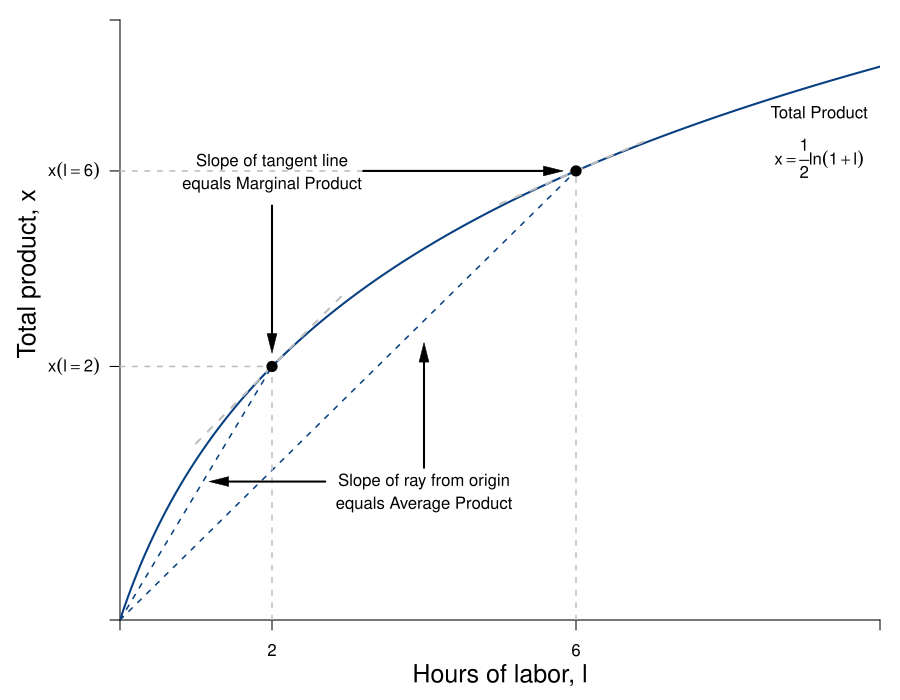

The script that saved this image:
require(shape)
pdf(file = "specprodexch/production_drs.pdf", width = 9, height = 7)

#Set parameters for graphics
axislabelsize <- 1.5
graphlinewidth <- 3
segmentlinewidth <- 2

COL <- c("#7fc97f", "#beaed4", "#fdc086", "#ffff99", "#386cb0", "#f0027f", "#bf5b17", "#666666")
COLA <- c("#99d8c9","#66c2a4","#41ae76", "#238b45", "#005824")
COLB <- c("#4eb3d3", "#2b8cbe", "#0868ac","#084081")

#Edited the margins to cater for the larger LHS labels
par(mar =  c(6, 5, 4, 4))

#Change this to make it log of l 

prodFn <- function(l, k = 0.5) {
  k*log(l + 1)
}

MprodFn <- function(l, k = 0.5) {
  k*(1/(l + 1))
}

AprodFn <- function(l, k = 0.5) {
  (k*log(l + 1))/l
}

Mpline <- function(l, constant = 0.3181472, slope = 0.125){
  constant + slope*l
}

xlims <- c(0, 10)
ylims <- c(0, 1.3)

npts <- 501 
x <- seq(xlims[1], xlims[2], length.out = npts)
y <- seq(ylims[1], ylims[2], length.out = npts) 
a <- c(13, 15, 17)

plot(1, 0, xlim = xlims, ylim = ylims, type = "n",
     xlab = expression(paste("")),
     ylab = expression(paste("")), 
     xaxt = "n", 
     yaxt = "n", 
     cex.lab = axislabelsize, 
     bty = "n",
     xaxs="i", 
     yaxs="i")

# ticksy <- seq(from = 0, to = ylims[2], by = 0.25)
# ylabels <- seq(from = 0, to = ylims[2], by = 0.25)
# ticksx <- seq(from = 0, to = xlims[2], by = 1)
# xlabels <- seq(from = 0, to = xlims[2], by = 1)
ticksy <- c(0, prodFn(l = 2, k = 0.5), prodFn(l = 6, k = 0.5), ylims[2])
ylabels <- c(NA, expression(paste(x(l == 2))), expression(paste(x(l==6))), NA)
ticksx <- c(0, 2, 6, xlims[2])
xlabels <- c(NA, 2, 6, NA)

axis(1, at = ticksx, pos = 0, labels = xlabels)
axis(2, at = ticksy, pos = 0, labels = ylabels, las = 1)

npts <- 500 
xx1 <- seq(xlims[1], xlims[2], length.out = npts)
xx2 <- seq(0, xlims[2], length.out = npts)
xx3 <- seq(1, 3, length.out = npts)
xx4 <- seq(5, 7, length.out = npts)

lines(xx1, prodFn(xx1, k = 0.5), col = COLB[4], lwd = graphlinewidth)
#lines(xx2, MprodFn(xx1, k = 0.5), col = COLA[1], lwd = graphlinewidth)
#lines(xx1, AprodFn(xx1, k = 0.5), col = COLA[2], lwd = graphlinewidth)
lines(xx3, Mpline(xx3, constant = prodFn(l = 2, k = 0.5) - 2*MprodFn(l = 2, k = 0.5), slope = MprodFn(l = 2, k = 0.5)), col = "gray", lty = 2, lwd = graphlinewidth)
lines(xx4, Mpline(xx4, constant = prodFn(l = 6, k = 0.5) - 6*MprodFn(l = 6, k = 0.5), slope = MprodFn(l = 6, k = 0.5)), col = "gray", lty = 2, lwd = graphlinewidth)
#lines(xx1, indiffA1(xx1, uA = 20, rmax = 2.5, xmax = 10), col = COLB[4], lwd = graphlinewidth)



mtext(expression(paste("Hours of Labor, ", l)), side = 1, line = 2.5, cex = axislabelsize)
text(-1.2, 0.75, expression(paste("Total Product, ", x)), xpd = TRUE, cex = axislabelsize, srt = 90) 

#segments(4.11765, 6.17647, 5.88, 8.88, lty = 1, col = COL[2] , lwd = graphlinewidth)
#text(7.3, 3, expression("Pareto Efficient"))
#text(7.3, 2.5, expression("Curve"))
#Arrows(7.3, 3.5, 7.3, 6.1, col = "black", lty = 1, lwd = 2, arr.type = "triangle", arr.lwd = 0.5)

segments(0, prodFn(l = 6, k = 0.5), 6, prodFn(l = 6, k = 0.5), lty = 2, col = "gray" , lwd = segmentlinewidth)
segments(6, 0, 6, prodFn(l = 6, k = 0.5), lty = 2, col = "gray" , lwd = segmentlinewidth)
segments(0, 0, 6, prodFn(l = 6, k = 0.5), lty = 2, col = COLB[4] , lwd = segmentlinewidth)
points(6, prodFn(l = 6, k = 0.5), pch = 16, col = "black", cex = 1.5)

segments(0, prodFn(l = 2, k = 0.5), 2, prodFn(l = 2, k = 0.5), lty = 2, col = "gray" , lwd = segmentlinewidth)
segments(2, 0, 2, prodFn(l = 2, k = 0.5), lty = 2, col = "gray" , lwd = segmentlinewidth)
segments(0, 0, 2, prodFn(l = 2, k = 0.5), lty = 2, col = COLB[4] , lwd = segmentlinewidth)
points(2, prodFn(l = 2, k = 0.5), pch = 16, col = "black", cex = 1.5)

#Label the iso-welfare functions for the HG, Aisha
text(9.2, 1.1, expression(paste("Total Product")))
text(9.2, 1, expression(x == frac(1,2)*ln(1 + l)))


#Average Product
text(4, 0.3, expression(paste("Slope of ray from origin")))
text(4, 0.25, expression(paste("equals Average Product")))
Arrows(2.7, 0.3, 1.3, 0.3, col = "black", lty = 1, lwd = 2, arr.type = "triangle", arr.lwd = 0.5)
Arrows(4, 0.33, 4, 0.58, col = "black", lty = 1, lwd = 2, arr.type = "triangle", arr.lwd = 0.5)

#Marginal Product
text(2, prodFn(l = 6, k = 0.5) + 0.02, expression(paste("Slope of tangent line")))
text(2, prodFn(l = 6, k = 0.5) - 0.03, expression(paste("equals Marginal Product")))
Arrows(2, prodFn(l = 6, k = 0.5) - 0.075, 2, prodFn(l = 2, k = 0.5) + 0.05 , col = "black", lty = 1, lwd = 2, arr.type = "triangle", arr.lwd = 0.5)
Arrows(3.2, prodFn(l = 6, k = 0.5), 5.7, prodFn(l = 6, k = 0.5), col = "black", lty = 1, lwd = 2, arr.type = "triangle", arr.lwd = 0.5)



#text(6.6, 8.3, expression(u[4]^A))

#Label the indifference curves for the HG, Betty
# text(7.6, 17, expression(u[1]^B))
# text(6.75, 17, expression(u[2]^B))
# text(6, 17, expression(u[3]^B))
#text(3.4, 6.9, expression(v[4]^B))

#Label mrs function
#text(10, 8, expression(paste(mrs(x,y) == r[max] - frac(r[max], x[max])*x)))
#Arrows(10, 7.5, 10, 5.6, col = "black", lty = 1, lwd = 2, arr.type = "triangle", arr.lwd = 0.5)

#Label satiation
#text(20, 4, expression(paste(x[max] == "Point")))
#text(20, 3, expression(paste("of Satiation")))
#Arrows(20, 2.5, 20, 0.5, col = "black", lty = 1, lwd = 2, arr.type = "triangle", arr.lwd = 0.5)

#Label highest willingness to pay
# text(5, 10.5, expression(paste(r[max] == "Maximum")))
# text(5, 9.5, expression(paste("Willingness to Pay")))
# Arrows(3, 10, 0.5, 10, col = "black", lty = 1, lwd = 2, arr.type = "triangle", arr.lwd = 0.5)


# contour(x, y, 
#         outer(x, y, uA),
#         #labels = c("v1", "v2", "v3"),
#         drawlabels = FALSE,
#         col = COLA[3],
#         #xlab = expression(paste("A's Apples, ", x)),
#         #ylab = expression(paste("A's Oranges, ", y)),
#         #cex.lab = axislabelsize,
#         lwd = graphlinewidth,
#         levels = a, 
#         xaxs="i", 
#         yaxs="i", 
#         add = TRUE)

# segments(0, 6, 6, 6, lty = 2, col = "gray" , lwd = segmentlinewidth)
# segments(6, 0, 6, 6, lty = 2, col = "gray" , lwd = segmentlinewidth)
# points(6, 6, pch = 16, col = "black", cex = 1.5)

# par(new = TRUE)
# 
# #Use the same x and ylims as previously, but with locations switched
# xlims2 <- c(18, 0)
# ylims2 <- c(18, 0)

#Leave the ylab and xlab blank to ensure no axes titles
# plot(0, 0, xlim = xlims2, ylim = ylims2, type = "n",
#      xlab = expression(paste("")),
#      ylab = expression(paste("")),
#      xaxt = "n", 
#      yaxt = "n", 
#      cex.lab = 1.3, 
#      bty = "n",
#      xaxs="i", 
#      yaxs="i")
# 
# 
# lines(xx1, indiffAlow(xx1, uA = 46.08, alpha = 16, beta = 1/24), col = COL[2], lwd = graphlinewidth)


#Set up axes at sides 3 and 4 (top and right)
# axis(side = 3, at = ticksx, pos = 0, labels = xlabels)
# axis(side = 4, at = ticksy, pos = 0, labels = ylabels, las = 0)
# mtext("B's Apples, x", side=3, line = 2.5, cex = axislabelsize)
# text(-0.8, 7, expression(paste("B's Oranges, y")), xpd = TRUE, cex = axislabelsize, srt = 270) 
# 
# #Add arrows:
# arrows(-0.8, 10, -0.8, 14, xpd = TRUE, length=0.1,angle=40,lwd=3)
# arrows(6.2, -1.8, 9, -1.8, xpd = TRUE, length=0.1,angle=40,lwd=3)
# 

#Customize ticks and labels for the plot
#ticksy <- seq(from = 0, to = 15, by = 1)
#ylabels <- seq(from = 0, to = 15, by = 1)
#ticksx <- seq(from = 0, to = 10, by = 1)
#xlabels <- seq(from = 0, to = 10, by = 1)
#axis(1, at = ticksx, pos = 0, labels = xlabels)
#axis(2, at = ticksy, pos = 0, labels = ylabels, las = 0)

dev.off()
